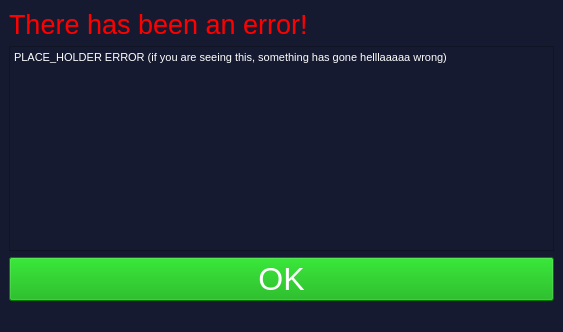
<?xml version="1.0" encoding="UTF-8"?>
<ui version="4.0">
 <class>error_screen</class>
 <widget class="QMainWindow" name="error_screen">
  <property name="geometry">
   <rect>
    <x>0</x>
    <y>0</y>
    <width>563</width>
    <height>332</height>
   </rect>
  </property>
  <property name="font">
   <font>
    <family>Impact</family>
    <pointsize>14</pointsize>
   </font>
  </property>
  <property name="cursor">
   <cursorShape>ArrowCursor</cursorShape>
  </property>
  <property name="windowTitle">
   <string>MainWindow</string>
  </property>
  <property name="styleSheet">
   <string notr="true">background-color: rgb(22, 26, 48);</string>
  </property>
  <widget class="QWidget" name="centralwidget">
   <layout class="QGridLayout" name="gridLayout">
    <item row="0" column="0">
     <widget class="QLabel" name="label">
      <property name="font">
       <font>
        <pointsize>20</pointsize>
       </font>
      </property>
      <property name="styleSheet">
       <string notr="true">color: rgb(255, 0, 0);</string>
      </property>
      <property name="text">
       <string>There has been an error!</string>
      </property>
     </widget>
    </item>
    <item row="1" column="0">
     <widget class="QTextBrowser" name="textBrowser">
      <property name="font">
       <font>
        <pointsize>12</pointsize>
       </font>
      </property>
      <property name="styleSheet">
       <string notr="true">color: rgb(255, 255, 255);</string>
      </property>
      <property name="html">
       <string>&lt;!DOCTYPE HTML PUBLIC &quot;-//W3C//DTD HTML 4.0//EN&quot; &quot;http://www.w3.org/TR/REC-html40/strict.dtd&quot;&gt;
&lt;html&gt;&lt;head&gt;&lt;meta name=&quot;qrichtext&quot; content=&quot;1&quot; /&gt;&lt;style type=&quot;text/css&quot;&gt;
p, li { white-space: pre-wrap; }
&lt;/style&gt;&lt;/head&gt;&lt;body style=&quot; font-family:'MS Shell Dlg 2'; font-size:12pt; font-weight:400; font-style:normal;&quot;&gt;
&lt;p style=&quot; margin-top:0px; margin-bottom:0px; margin-left:0px; margin-right:0px; -qt-block-indent:0; text-indent:0px;&quot;&gt;&lt;span style=&quot; font-size:8.25pt;&quot;&gt;PLACE_HOLDER ERROR (if you are seeing this, something has gone helllaaaaa wrong)&lt;/span&gt;&lt;/p&gt;&lt;/body&gt;&lt;/html&gt;</string>
      </property>
     </widget>
    </item>
    <item row="2" column="0">
     <widget class="QPushButton" name="submit_addition">
      <property name="font">
       <font>
        <pointsize>24</pointsize>
       </font>
      </property>
      <property name="styleSheet">
       <string notr="true">color: rgb(255, 255, 255);
background-color: rgb(0, 170, 0);</string>
      </property>
      <property name="text">
       <string>OK</string>
      </property>
     </widget>
    </item>
   </layout>
  </widget>
  <widget class="QStatusBar" name="statusbar"/>
 </widget>
 <resources/>
 <connections/>
</ui>
